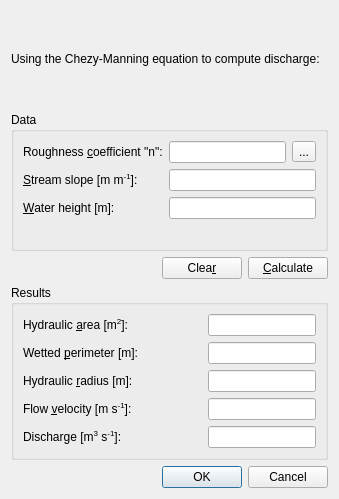
<?xml version="1.0" encoding="UTF-8"?>
<ui version="4.0">
 <class>ManningEqDialog</class>
 <widget class="QDialog" name="ManningEqDialog">
  <property name="geometry">
   <rect>
    <x>0</x>
    <y>0</y>
    <width>339</width>
    <height>499</height>
   </rect>
  </property>
  <property name="windowTitle">
   <string>Chezy-Manning equation</string>
  </property>
  <layout class="QVBoxLayout" name="verticalLayout_3">
   <item>
    <widget class="QLabel" name="label">
     <property name="text">
      <string>Using the Chezy-Manning equation to compute discharge:</string>
     </property>
    </widget>
   </item>
   <item>
    <widget class="QGroupBox" name="groupBox">
     <property name="title">
      <string>Data</string>
     </property>
     <layout class="QVBoxLayout" name="verticalLayout">
      <item>
       <layout class="QFormLayout" name="formLayout">
        <item row="0" column="0">
         <widget class="QLabel" name="label_2">
          <property name="text">
           <string>Roughness &amp;coefficient &quot;n&quot;:</string>
          </property>
          <property name="buddy">
           <cstring>coefficient</cstring>
          </property>
         </widget>
        </item>
        <item row="0" column="1">
         <layout class="QHBoxLayout" name="horizontalLayout">
          <item>
           <widget class="QLineEdit" name="coefficient">
            <property name="alignment">
             <set>Qt::AlignRight|Qt::AlignTrailing|Qt::AlignVCenter</set>
            </property>
           </widget>
          </item>
          <item>
           <widget class="QToolButton" name="toolButton">
            <property name="text">
             <string>...</string>
            </property>
           </widget>
          </item>
         </layout>
        </item>
        <item row="1" column="0">
         <widget class="QLabel" name="label_3">
          <property name="text">
           <string>&amp;Stream slope [m m&lt;sup&gt;-1&lt;/sup&gt;]:</string>
          </property>
          <property name="buddy">
           <cstring>slope</cstring>
          </property>
         </widget>
        </item>
        <item row="1" column="1">
         <widget class="QLineEdit" name="slope">
          <property name="alignment">
           <set>Qt::AlignRight|Qt::AlignTrailing|Qt::AlignVCenter</set>
          </property>
         </widget>
        </item>
        <item row="2" column="0">
         <widget class="QLabel" name="label_4">
          <property name="text">
           <string>&amp;Water height [m]:</string>
          </property>
          <property name="buddy">
           <cstring>height</cstring>
          </property>
         </widget>
        </item>
        <item row="2" column="1">
         <widget class="QLineEdit" name="height">
          <property name="alignment">
           <set>Qt::AlignRight|Qt::AlignTrailing|Qt::AlignVCenter</set>
          </property>
         </widget>
        </item>
       </layout>
      </item>
      <item>
       <widget class="QLabel" name="label_10">
        <property name="toolTip">
         <string>&lt;html&gt;&lt;head/&gt;&lt;body&gt;&lt;p&gt;&lt;img src=&quot;:/img/images/section.png&quot;/&gt;&lt;/p&gt;&lt;/body&gt;&lt;/html&gt;</string>
        </property>
        <property name="text">
         <string>&lt;html&gt;&lt;head/&gt;&lt;body&gt;&lt;p&gt;&lt;img src=&quot;:/img/images/section.png&quot; width=&quot;300&quot;/&gt;&lt;/p&gt;&lt;/body&gt;&lt;/html&gt;</string>
        </property>
       </widget>
      </item>
     </layout>
    </widget>
   </item>
   <item>
    <layout class="QHBoxLayout" name="horizontalLayout_2">
     <item>
      <spacer name="horizontalSpacer">
       <property name="orientation">
        <enum>Qt::Horizontal</enum>
       </property>
       <property name="sizeHint" stdset="0">
        <size>
         <width>40</width>
         <height>20</height>
        </size>
       </property>
      </spacer>
     </item>
     <item>
      <widget class="QPushButton" name="buttonClear">
       <property name="text">
        <string>Clea&amp;r</string>
       </property>
      </widget>
     </item>
     <item>
      <widget class="QPushButton" name="buttonCalculate">
       <property name="text">
        <string>&amp;Calculate</string>
       </property>
      </widget>
     </item>
    </layout>
   </item>
   <item>
    <widget class="QGroupBox" name="groupBox_2">
     <property name="title">
      <string>Results</string>
     </property>
     <layout class="QVBoxLayout" name="verticalLayout_2">
      <item>
       <layout class="QGridLayout" name="gridLayout">
        <item row="0" column="0">
         <widget class="QLabel" name="label_5">
          <property name="text">
           <string>Hydraulic &amp;area [m&lt;sup&gt;2&lt;/sup&gt;]:</string>
          </property>
          <property name="buddy">
           <cstring>area</cstring>
          </property>
         </widget>
        </item>
        <item row="0" column="1">
         <spacer name="horizontalSpacer_2">
          <property name="orientation">
           <enum>Qt::Horizontal</enum>
          </property>
          <property name="sizeHint" stdset="0">
           <size>
            <width>40</width>
            <height>20</height>
           </size>
          </property>
         </spacer>
        </item>
        <item row="0" column="2">
         <widget class="QLineEdit" name="area">
          <property name="alignment">
           <set>Qt::AlignRight|Qt::AlignTrailing|Qt::AlignVCenter</set>
          </property>
          <property name="readOnly">
           <bool>true</bool>
          </property>
         </widget>
        </item>
        <item row="1" column="0">
         <widget class="QLabel" name="label_6">
          <property name="text">
           <string>Wetted &amp;perimeter [m]:</string>
          </property>
          <property name="buddy">
           <cstring>perimeter</cstring>
          </property>
         </widget>
        </item>
        <item row="1" column="1">
         <spacer name="horizontalSpacer_3">
          <property name="orientation">
           <enum>Qt::Horizontal</enum>
          </property>
          <property name="sizeHint" stdset="0">
           <size>
            <width>40</width>
            <height>20</height>
           </size>
          </property>
         </spacer>
        </item>
        <item row="1" column="2">
         <widget class="QLineEdit" name="perimeter">
          <property name="alignment">
           <set>Qt::AlignRight|Qt::AlignTrailing|Qt::AlignVCenter</set>
          </property>
          <property name="readOnly">
           <bool>true</bool>
          </property>
         </widget>
        </item>
        <item row="2" column="0">
         <widget class="QLabel" name="label_7">
          <property name="text">
           <string>Hydraulic &amp;radius [m]:</string>
          </property>
          <property name="buddy">
           <cstring>radius</cstring>
          </property>
         </widget>
        </item>
        <item row="2" column="1">
         <spacer name="horizontalSpacer_4">
          <property name="orientation">
           <enum>Qt::Horizontal</enum>
          </property>
          <property name="sizeHint" stdset="0">
           <size>
            <width>40</width>
            <height>20</height>
           </size>
          </property>
         </spacer>
        </item>
        <item row="2" column="2">
         <widget class="QLineEdit" name="radius">
          <property name="alignment">
           <set>Qt::AlignRight|Qt::AlignTrailing|Qt::AlignVCenter</set>
          </property>
          <property name="readOnly">
           <bool>true</bool>
          </property>
         </widget>
        </item>
        <item row="3" column="0">
         <widget class="QLabel" name="label_8">
          <property name="text">
           <string>Flow &amp;velocity [m s&lt;sup&gt;-1&lt;/sup&gt;]:</string>
          </property>
          <property name="buddy">
           <cstring>velocity</cstring>
          </property>
         </widget>
        </item>
        <item row="3" column="1">
         <spacer name="horizontalSpacer_5">
          <property name="orientation">
           <enum>Qt::Horizontal</enum>
          </property>
          <property name="sizeHint" stdset="0">
           <size>
            <width>40</width>
            <height>20</height>
           </size>
          </property>
         </spacer>
        </item>
        <item row="3" column="2">
         <widget class="QLineEdit" name="velocity">
          <property name="alignment">
           <set>Qt::AlignRight|Qt::AlignTrailing|Qt::AlignVCenter</set>
          </property>
          <property name="readOnly">
           <bool>true</bool>
          </property>
         </widget>
        </item>
        <item row="4" column="0">
         <widget class="QLabel" name="label_9">
          <property name="text">
           <string>Discharge [m&lt;sup&gt;3&lt;/sup&gt; s&lt;sup&gt;-1&lt;/sup&gt;]:</string>
          </property>
         </widget>
        </item>
        <item row="4" column="1">
         <spacer name="horizontalSpacer_6">
          <property name="orientation">
           <enum>Qt::Horizontal</enum>
          </property>
          <property name="sizeHint" stdset="0">
           <size>
            <width>40</width>
            <height>20</height>
           </size>
          </property>
         </spacer>
        </item>
        <item row="4" column="2">
         <widget class="QLineEdit" name="discharge">
          <property name="alignment">
           <set>Qt::AlignRight|Qt::AlignTrailing|Qt::AlignVCenter</set>
          </property>
          <property name="readOnly">
           <bool>true</bool>
          </property>
         </widget>
        </item>
       </layout>
      </item>
     </layout>
    </widget>
   </item>
   <item>
    <widget class="QDialogButtonBox" name="buttonBox">
     <property name="orientation">
      <enum>Qt::Horizontal</enum>
     </property>
     <property name="standardButtons">
      <set>QDialogButtonBox::Cancel|QDialogButtonBox::Ok</set>
     </property>
    </widget>
   </item>
  </layout>
 </widget>
 <tabstops>
  <tabstop>coefficient</tabstop>
  <tabstop>toolButton</tabstop>
  <tabstop>slope</tabstop>
  <tabstop>height</tabstop>
  <tabstop>buttonClear</tabstop>
  <tabstop>buttonCalculate</tabstop>
  <tabstop>area</tabstop>
  <tabstop>perimeter</tabstop>
  <tabstop>radius</tabstop>
  <tabstop>velocity</tabstop>
  <tabstop>discharge</tabstop>
 </tabstops>
 <resources/>
 <connections>
  <connection>
   <sender>buttonBox</sender>
   <signal>accepted()</signal>
   <receiver>ManningEqDialog</receiver>
   <slot>accept()</slot>
   <hints>
    <hint type="sourcelabel">
     <x>257</x>
     <y>418</y>
    </hint>
    <hint type="destinationlabel">
     <x>157</x>
     <y>274</y>
    </hint>
   </hints>
  </connection>
  <connection>
   <sender>buttonBox</sender>
   <signal>rejected()</signal>
   <receiver>ManningEqDialog</receiver>
   <slot>reject()</slot>
   <hints>
    <hint type="sourcelabel">
     <x>325</x>
     <y>418</y>
    </hint>
    <hint type="destinationlabel">
     <x>286</x>
     <y>274</y>
    </hint>
   </hints>
  </connection>
  <connection>
   <sender>buttonClear</sender>
   <signal>pressed()</signal>
   <receiver>coefficient</receiver>
   <slot>clear()</slot>
   <hints>
    <hint type="sourcelabel">
     <x>229</x>
     <y>184</y>
    </hint>
    <hint type="destinationlabel">
     <x>248</x>
     <y>83</y>
    </hint>
   </hints>
  </connection>
  <connection>
   <sender>buttonClear</sender>
   <signal>pressed()</signal>
   <receiver>slope</receiver>
   <slot>clear()</slot>
   <hints>
    <hint type="sourcelabel">
     <x>265</x>
     <y>179</y>
    </hint>
    <hint type="destinationlabel">
     <x>279</x>
     <y>105</y>
    </hint>
   </hints>
  </connection>
  <connection>
   <sender>buttonClear</sender>
   <signal>pressed()</signal>
   <receiver>height</receiver>
   <slot>clear()</slot>
   <hints>
    <hint type="sourcelabel">
     <x>206</x>
     <y>184</y>
    </hint>
    <hint type="destinationlabel">
     <x>205</x>
     <y>144</y>
    </hint>
   </hints>
  </connection>
  <connection>
   <sender>buttonClear</sender>
   <signal>pressed()</signal>
   <receiver>area</receiver>
   <slot>clear()</slot>
   <hints>
    <hint type="sourcelabel">
     <x>231</x>
     <y>188</y>
    </hint>
    <hint type="destinationlabel">
     <x>255</x>
     <y>247</y>
    </hint>
   </hints>
  </connection>
  <connection>
   <sender>buttonClear</sender>
   <signal>pressed()</signal>
   <receiver>perimeter</receiver>
   <slot>clear()</slot>
   <hints>
    <hint type="sourcelabel">
     <x>270</x>
     <y>180</y>
    </hint>
    <hint type="destinationlabel">
     <x>297</x>
     <y>268</y>
    </hint>
   </hints>
  </connection>
  <connection>
   <sender>buttonClear</sender>
   <signal>pressed()</signal>
   <receiver>radius</receiver>
   <slot>clear()</slot>
   <hints>
    <hint type="sourcelabel">
     <x>267</x>
     <y>192</y>
    </hint>
    <hint type="destinationlabel">
     <x>267</x>
     <y>303</y>
    </hint>
   </hints>
  </connection>
  <connection>
   <sender>buttonClear</sender>
   <signal>pressed()</signal>
   <receiver>velocity</receiver>
   <slot>clear()</slot>
   <hints>
    <hint type="sourcelabel">
     <x>227</x>
     <y>190</y>
    </hint>
    <hint type="destinationlabel">
     <x>238</x>
     <y>326</y>
    </hint>
   </hints>
  </connection>
  <connection>
   <sender>buttonClear</sender>
   <signal>pressed()</signal>
   <receiver>discharge</receiver>
   <slot>clear()</slot>
   <hints>
    <hint type="sourcelabel">
     <x>222</x>
     <y>192</y>
    </hint>
    <hint type="destinationlabel">
     <x>248</x>
     <y>358</y>
    </hint>
   </hints>
  </connection>
 </connections>
</ui>
